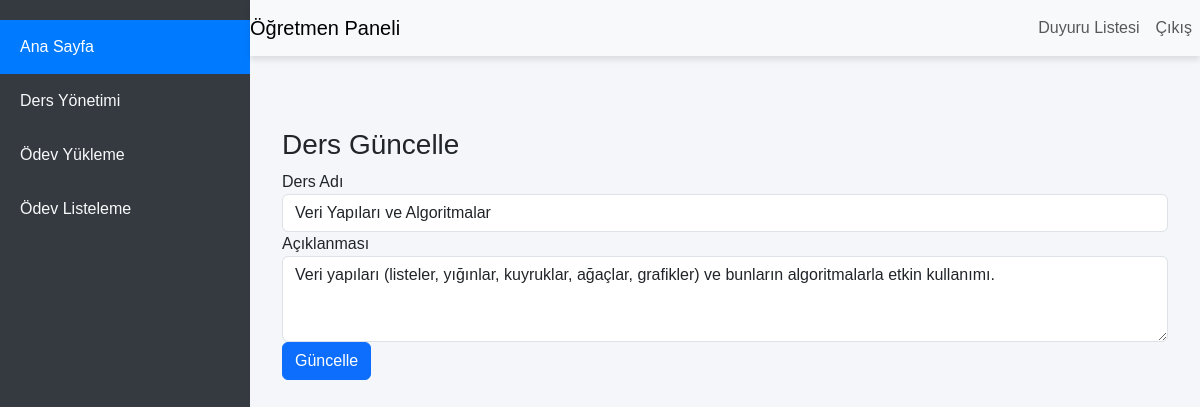
Screenshot of /teacher/edit_course.php?id=2 (signed in) with the database file from the repository.
### tables this page shows
CREATE TABLE `courses` (
  `id` int(10) UNSIGNED NOT NULL,
  `course_name` varchar(100) NOT NULL,
  `course_description` text NOT NULL
);

### teacher/edit_course.php (the view, shortened to what this page needs)
<?php
include('../includes/header.php');
include('../includes/sidebartch.php');
include('../includes/navbartch.php');
include('../config.php');
$course_id = $_GET['id'];
$sql = "SELECT * FROM courses WHERE id = ?";
$stmt = $conn->prepare($sql);
$stmt->bind_param("i", $course_id);
$stmt->execute();
$result = $stmt->get_result();
$course = $result->fetch_assoc();
?>
<div class="content">
    <div class="container mt-5">
        <h3>Ders Güncelle</h3>
        <form method="post" action="">
            <div class="form-group">
                <label for="course_name">Ders Adı</label>
                <input type="text" class="form-control" id="course_name" name="course_name" value="<?php echo htmlspecialchars($course['course_name']); ?>" required>
            </div>
            <div class="form-group">
                <label for="course_description">Açıklanması</label>
                <textarea class="form-control" id="course_description" name="course_description" rows="3" required><?php echo htmlspecialchars($course['course_description']); ?></textarea>
            </div>
            <button type="submit" class="btn btn-primary">Güncelle</button>
        </form>
    </div>
</div>
<?php
include('../includes/footer.php');
?>

### includes/header.php (style rules this page uses)
body { font-family: 'Arial', sans-serif; background-color: #f4f6f9; margin: 0; }
.content { margin-left: 250px; padding: 20px; padding-top: 80px; }

### rows the page displays
courses: course_name "Veri Yapıları ve Algoritmalar", course_description "Veri yapıları (listeler, yığınlar, kuyruklar, ağaçlar, grafikler) ve bunların algoritmalarla etkin kullanımı."
